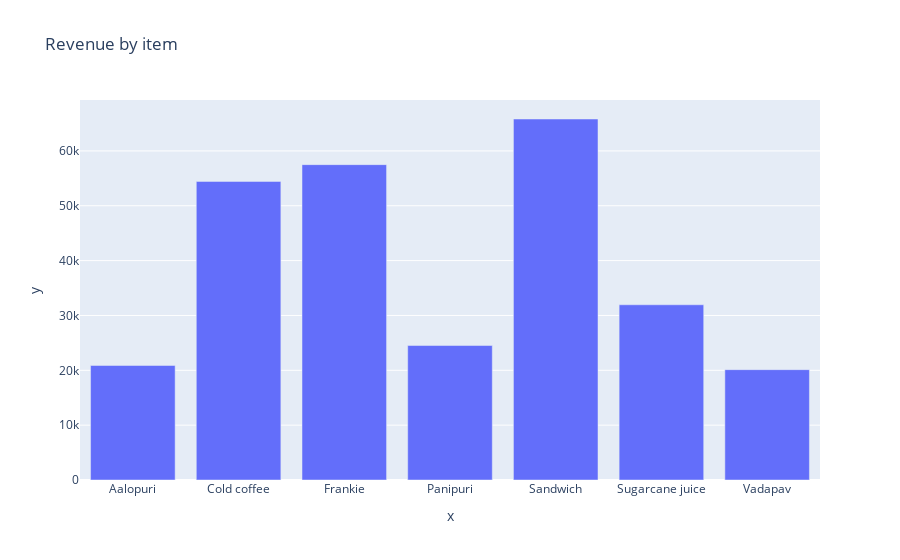

Notebook code cell kept with this figure:
### Code cell
px.bar(x=df.groupby('item_name')['transaction_amount'].sum().index,
       y=df.groupby('item_name')['transaction_amount'].sum().values,
       title="Revenue by item")

### Figure 1 — Plotly figure (JSON) as saved in the notebook; plotly's stock layout.template omitted (floating-point values rounded to 4 significant figures)
{"data": [{"alignmentgroup": "True", "hovertemplate": "x=%{x}<br>y=%{y}<extra></extra>", "legendgroup": "", "marker": {"color": "#636efa", "pattern": {"shape": ""}}, "name": "", "offsetgroup": "", "orientation": "v", "showlegend": false, "textposition": "auto", "type": "bar", "x": ["Aalopuri", "Cold coffee", "Frankie", "Panipuri", "Sandwich", "Sugarcane juice", "Vadapav"], "xaxis": "x", "y": [20880, 54440, 57500, 24520, 65820, 31950, 20120], "yaxis": "y"}], "layout": {"barmode": "relative", "legend": {"tracegroupgap": 0}, "title": {"text": "Revenue by item"}, "xaxis": {"anchor": "y", "domain": [0, 1], "title": {"text": "x"}}, "yaxis": {"anchor": "x", "domain": [0, 1], "title": {"text": "y"}}}}
